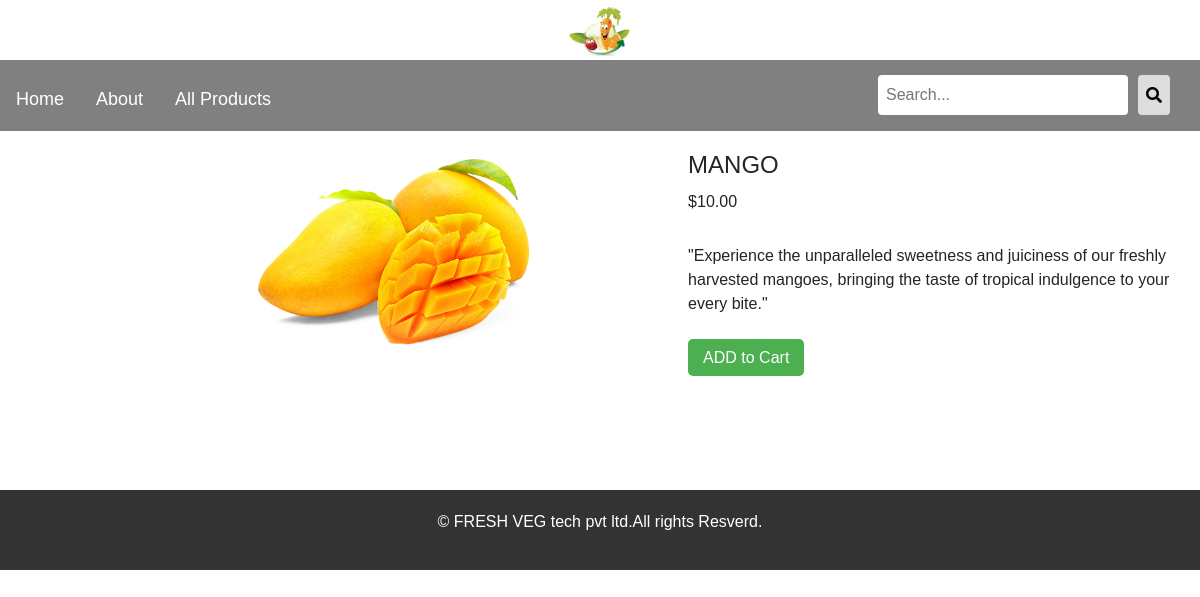
The page /shop/fruits/mango/ on the database its author committed.
### shop/models.py (models this page shows, shortened)
class Product(models.Model):
    name = models.CharField(max_length=250, unique=True)
    slug = models.CharField(max_length=250, unique=True)
    description = models.TextField(blank=True)  # Fixed the typo here
    price = models.DecimalField(max_digits=10, decimal_places=2)
    category = models.ForeignKey(Category, on_delete=models.CASCADE)
    image = models.ImageField(upload_to="product", blank=True)
    stock = models.IntegerField()
    available = models.BooleanField(default=True)
    created = models.DateTimeField(auto_now_add=True)
    updated = models.DateTimeField(auto_now=True)
    class Meta:
        ordering = ('name',)
        verbose_name = "product"
        verbose_name_plural = 'products'

### shop/views.py (the view)
# urls.py: path('<slug:c_slug>/<slug:product_slug>/', views.proDetail, name='prodCatdetail'),
def proDetail(request,c_slug,product_slug):
    try:
        product = Product.objects.get(category__slug=c_slug, slug=product_slug)
    except Exception as e:
        raise e
    return render(request, 'product.html', {'product': product})

### cart/context_processors.py (called while the page is built)
def counter(request):
    from .models import Cart, CartItem
    from .views import _cart_id
    item_count = 0
    if 'admin' in request.path:
        return {}
    else:
        try:
            cart = Cart.objects.filter(cart_id=_cart_id(request)).first()
            cart_items = CartItem.objects.filter(cart=cart)
            for cart_item in cart_items:
                item_count += cart_item.quantity
        except Cart.DoesNotExist:
            item_count = 0
    return {'item_count': item_count}

### cart/views.py (called while the page is built)
def _cart_id(request):
    cart = request.session.session_key
    if not cart:
        cart = request.session.create()
    return cart

### shop/context_processors.py (called while the page is built)
def menu_links(request):
    links=Category.objects.all()
    return dict(links=links)

### shop/models.py (called while the page is built)
    def get_url(self):
        return reverse('shop:products_by_category', args=[str(self.slug)])

### templates/product.html (shortened to what this page needs)
{% extends "main.html" %}
{% load static %}
{% block content %}
<div class="product-details">
    <div class="product-image">
        <img src="{{ product.image.url }}" alt="{{ product.name }}">
    </div>
    <div class="product-info">
        <h1>{{ product.name }}</h1>
        <p>${{ product.price }}</p>
        <p>{{ product.description }}</p>
        {% if product.stock <= 0 %}
            <p><b>Out of stock</b></p>
        {% else %}
        <a href="{% url 'cart:add_cart' product.id %}" class="add-to-cart">ADD to Cart</a>
        {% endif %}
    </div>
</div>
{% endblock %}

### templates/navbar.html (style rules this page uses)
body { margin: 0; font-family: 'Poppins', sans-serif; }

### templates/product.html (style rules this page uses)
body { font-family: 'Poppins', sans-serif; margin: 0; padding: 0; box-sizing: border-box; }
.product-details { display: flex; justify-content: space-between; margin-bottom: 20px; }
.product-image img { width: 50%; height: auto; margin-left: 200px; margin-top: 20px; }
.product-info { width: 45%; margin-top: 20px; margin-right: 30px; }
.product-info h1 { font-size: 24px; margin-bottom: 10px; }
.product-info p { margin-bottom: 30px; }
.add-to-cart { background-color: #4CAF50; color: white; padding: 10px 15px; text-decoration: none; border-radius: 5px; }

### templates/footer.html (style rules this page uses)
body { margin: 0; font-family: 'Arial', sans-serif; display: flex; flex-direction: column; min-height: 100vh; }

### rows shown on the page
Product: image (picture), name "MANGO", price "10.00", description "\"Experience the unparalleled sweetness and juiciness of our freshly harvested mangoes, bringing the taste of tropical indulgence to your every bite.\""
